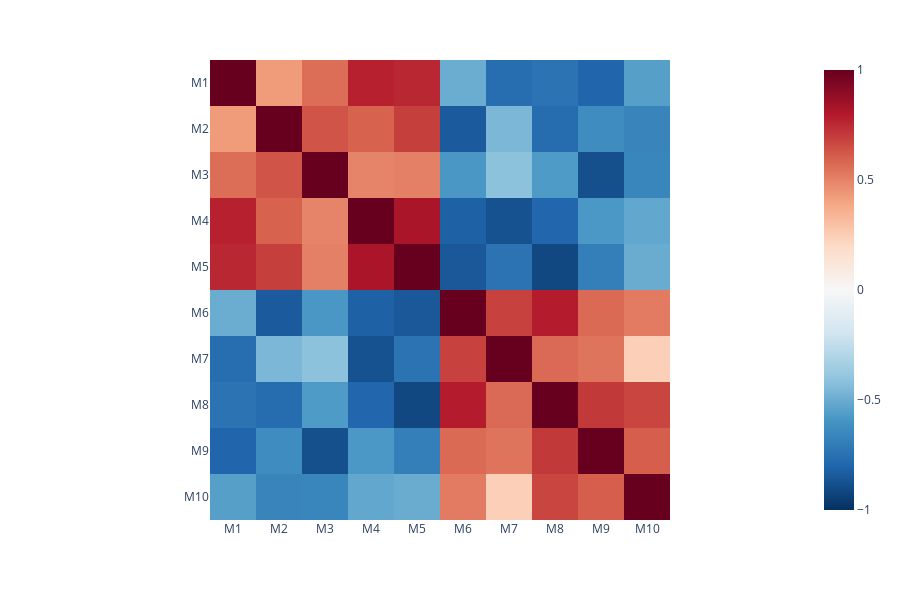

Notebook cell for this chart:
### Code cell
import plotly.express as px

def plot_corr_sample(df_corr, width=900, height=600, color='RdBu_r'):
    """根据输入的表达矩阵，绘制样本之间的相关性热图

    Args:
        df_corr: 表达矩阵，行为基因，列为样本
        color: 颜色方案

    Returns:
    """
    # 去掉第一列的样本名
    df_corr = df_corr.iloc[:, 1:]
    df_corr = df_corr.round(6)
    
    # 计算样本之间的相关性
    correlation_matrix = df_corr.corr()

    # 绘制相关性矩阵的热图
    fig = px.imshow(correlation_matrix,
                    color_continuous_scale=color,
                    zmin=-1,  # 设置颜色比例尺的最小值
                    zmax=1)  # 设置颜色比例尺的最大值

    # 设置输出图的大小
    fig.update_layout(width=width, height=height)
    
    # 测试用
    return fig

    # 方案1:将fig对象转为json
    # fig_json = pio.to_json(fig)
    # return fig_json

    # 方案2:将fig转为html格式，返回html代码
    # fig_html = plot(fig, output_type='div', include_plotlyjs=False)        
    # return fig_html

    # 方案3:将fig转为html格式，保存为html文件
    # fig.write_html("corr_sample.html")
    # return "corr_sample.html"

# 示例调用
plot_corr_sample(df_corr,
          width=900,
          height=600,
          color='RdBu_r'
          )

### Figure 1 — Plotly figure (JSON) as saved in the notebook; plotly's stock layout.template omitted (floating-point values rounded to 4 significant figures)
{"data": [{"coloraxis": "coloraxis", "hovertemplate": "x: %{x}<br>y: %{y}<br>color: %{z}<extra></extra>", "name": "0", "type": "heatmap", "x": ["M1", "M2", "M3", "M4", "M5", "M6", "M7", "M8", "M9", "M10"], "xaxis": "x", "y": ["M1", "M2", "M3", "M4", "M5", "M6", "M7", "M8", "M9", "M10"], "yaxis": "y", "z": [[1, 0.4268, 0.5605, 0.7777, 0.7595, -0.4976, -0.7646, -0.7403, -0.8013, -0.5524], [0.4268, 1, 0.6314, 0.5951, 0.6925, -0.8411, -0.455, -0.7711, -0.6295, -0.6668], [0.5605, 0.6314, 1, 0.4959, 0.508, -0.5821, -0.4139, -0.5693, -0.8831, -0.6587], [0.7777, 0.5951, 0.4959, 1, 0.8218, -0.8189, -0.8751, -0.7934, -0.579, -0.5206], [0.7595, 0.6925, 0.508, 0.8218, 1, -0.8514, -0.7404, -0.9116, -0.6912, -0.5014], [-0.4976, -0.8411, -0.5821, -0.8189, -0.8514, 1, 0.6832, 0.7912, 0.5724, 0.5203], [-0.7646, -0.455, -0.4139, -0.8751, -0.7404, 0.6832, 1, 0.5715, 0.5413, 0.2445], [-0.7403, -0.7711, -0.5693, -0.7934, -0.9116, 0.7912, 0.5715, 1, 0.7092, 0.6743], [-0.8013, -0.6295, -0.8831, -0.579, -0.6912, 0.5724, 0.5413, 0.7092, 1, 0.6046], [-0.5524, -0.6668, -0.6587, -0.5206, -0.5014, 0.5203, 0.2445, 0.6743, 0.6046, 1]]}], "layout": {"coloraxis": {"cmax": 1, "cmin": -1, "colorscale": [[0, "rgb(5,48,97)"], [0.1, "rgb(33,102,172)"], [0.2, "rgb(67,147,195)"], [0.3, "rgb(146,197,222)"], [0.4, "rgb(209,229,240)"], [0.5, "rgb(247,247,247)"], [0.6, "rgb(253,219,199)"], [0.7, "rgb(244,165,130)"], [0.8, "rgb(214,96,77)"], [0.9, "rgb(178,24,43)"], [1, "rgb(103,0,31)"]]}, "height": 600, "margin": {"t": 60}, "width": 900, "xaxis": {"anchor": "y", "constrain": "domain", "domain": [0, 1], "scaleanchor": "y"}, "yaxis": {"anchor": "x", "autorange": "reversed", "constrain": "domain", "domain": [0, 1]}}}
